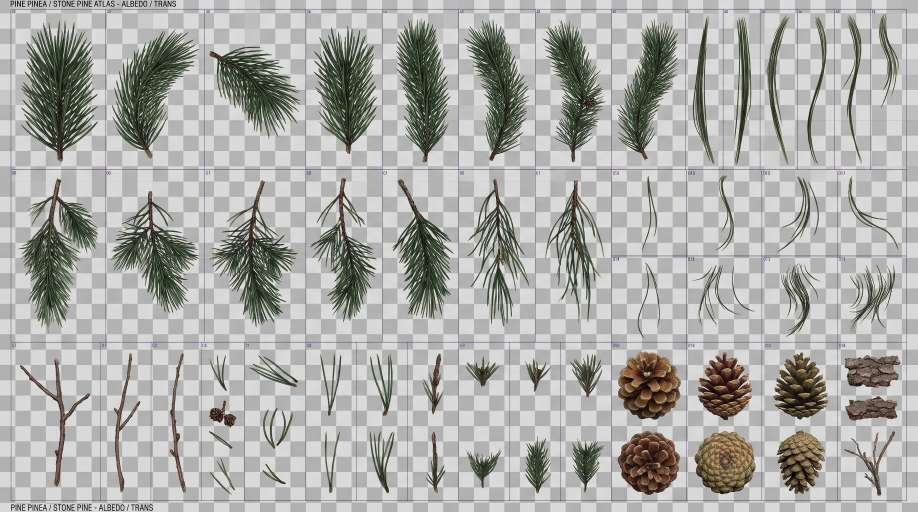
#> input picture pino/fotos/atlas_pinea.jpg, 2752 x 1536 px, found by its file name (shown at 1/3 size)
$ python generar_atlas_hojas.py
#> lines starting #> are read from the running program, lines starting #| are printed output that depends on the picture; after the words box and inside, x2 and y2 are one past the last pixel; in counts of white or black regions, pixels touching at a corner belong together
# Genera public/pino/hojas.png (2048x2048, 6 columnas x 3 filas de 341x682 px) a partir del
# atlas de Pinus pinea del usuario (pino/fotos/atlas_pinea.jpg), cuyo fondo de cuadros grises
# esta pintado en la imagen (no es transparencia real).
#   Fila 0: 6 penachos de punta de rama (tallo abajo)
#   Fila 1: 2 penachos + 4 ramitas colgantes (tallo arriba)
#   Fila 2: 3 ramitas colgantes + 3 penachos pequenos (tallo abajo)
# Uso: python3 pino/generar_atlas_hojas.py   (desde la raiz del repo)
from PIL import Image, ImageFilter
import numpy as np
from scipy import ndimage

SRC = 'pino/fotos/atlas_pinea.jpg'
OUT = 'public/pino/hojas.png'
im = Image.open(SRC).convert('RGB')
#> im is the input picture: PIL image 2752x1536 RGB; mean R, G, B 172.5, 172.5, 169.6
K = im.size[0] / 2000.0          # coordenadas medidas sobre la imagen a 2000 px de ancho
#> K = 1.38
A = np.asarray(im).astype(float)

# (x0, x1, y0, y1) en coordenadas de 2000 px, y si el tallo esta abajo ('b') o arriba ('t')
PENACHOS = [(25, 232, 22, 362), (232, 447, 22, 362), (447, 667, 22, 362), (667, 833, 22, 362),
            (833, 1000, 22, 362), (1000, 1167, 22, 362), (1167, 1333, 22, 362), (1333, 1497, 22, 362)]
COLGANTES = [(25, 232, 370, 745), (232, 447, 370, 745), (447, 667, 370, 745), (667, 833, 370, 745),
             (833, 1000, 370, 745), (1000, 1167, 370, 745), (1167, 1333, 370, 745)]
PEQUENOS = [(1000, 1110, 915, 1085), (1110, 1222, 915, 1085), (1222, 1333, 915, 1085)]
PIEZAS = [(c, 'b') for c in PENACHOS] + [(c, 't') for c in COLGANTES] + [(c, 'b') for c in PEQUENOS]

CW, CH = 341, 682


def recorte(c):
    x0, x1, y0, y1 = [int(v * K) for v in c]
    x0 += 8; y0 += 18; x1 -= 6; y1 -= 6          # fuera la rejilla y el numero de la celda
    p = A[y0:y1, x0:x1]
    r, g, b = p[..., 0], p[..., 1], p[..., 2]
    lum = (r + g + b) / 3
    sat = p.max(axis=2) - p.min(axis=2)
    morado = (b > g + 6) & (r > g)              # lineas de la rejilla
    a = np.maximum(np.clip((168 - lum) / 45, 0, 1), np.clip((sat - 22) / 22, 0, 1))
    a[morado] = 0
    # quedarse con las piezas grandes (fuera numeros y restos de rejilla)
    lab, n = ndimage.label(a > 0.35)
    if n:
        tam = ndimage.sum(np.ones_like(a), lab, range(1, n + 1))
        keep = np.isin(lab, 1 + np.where(tam >= max(150, tam.max() * 0.04))[0])
        keep = ndimage.binary_dilation(keep, iterations=2)
        a = a * keep
    # quitar el gris del fondo mezclado en los bordes de las aciculas
    bg = 200.0
    aa = np.clip(a, 0.15, 1)[..., None]
    p = np.clip((p - (1 - aa) * bg) / aa, 0, 255)
    ys, xs = np.where(a > 0.1)
    return p[ys.min():ys.max() + 1, xs.min():xs.max() + 1], a[ys.min():ys.max() + 1, xs.min():xs.max() + 1]


atlas = np.zeros((2048, 2048, 4))
rng = np.random.default_rng(3)
for i, (c, tallo) in enumerate(PIEZAS):
    rgb, a = recorte(c)
    h, w = a.shape
    s = min((CW - 10) / w, (CH - 8) / h)
    nw, nh = max(1, int(w * s)), max(1, int(h * s))
    rgbI = Image.fromarray(rgb.astype(np.uint8)).resize((nw, nh), Image.LANCZOS)
    aI = Image.fromarray((a * 255).astype(np.uint8)).resize((nw, nh), Image.LANCZOS)
    rgbS = np.asarray(rgbI).astype(float)
    # luz: el atlas es verde muy oscuro (de sombra); se aclara hacia el verde amarillento de la foto
    # de la copa, con un poco de variacion entre piezas (unas mas al sol, otras mas oscuras)
    gan = rng.uniform(1.15, 1.45)
    calido = rng.uniform(0.05, 0.3)
    rgbS = rgbS * gan
    rgbS[..., 0] *= 1 + calido
    rgbS[..., 2] *= 0.6
    # los reflejos claros de las aciculas, mas apagados (si no, la copa sale palida a distancia)
    lum = rgbS.mean(axis=2, keepdims=True)
    rgbS = np.where(lum > 110, 110 + (rgbS - 110) * 0.55, rgbS)
    # bordes de las aciculas (mezclados con el gris del fondo): se oscurecen hacia el verde de dentro
    aS = np.asarray(aI).astype(float)[..., None] / 255
    rgbS = rgbS * np.clip(0.55 + 0.45 * (aS - 0.5) / 0.4, 0.55, 1.0)
    col, fil = i % 6, i // 6
    ox = col * CW + (CW - nw) // 2
    oy = fil * CH + ((CH - 4 - nh) if tallo == 'b' else 4)
    atlas[oy:oy + nh, ox:ox + nw, :3] = np.clip(rgbS, 0, 255)
    atlas[oy:oy + nh, ox:ox + nw, 3] = np.asarray(aI)
#> this loop made 18 passes
#> n in recorte on passes 1 to 12: 31, 54, 21, 24, 47, 70, 63, 66, 77, 38, 34, 20
#> (n in recorte, tam in recorte) on pass 17: (8, [6226, 2, 1, 2, 1, 1, 1, 1])
#> pass 1, in recorte, `r, g, b = p[..., 0], p[..., 1], p[..., 2]`:
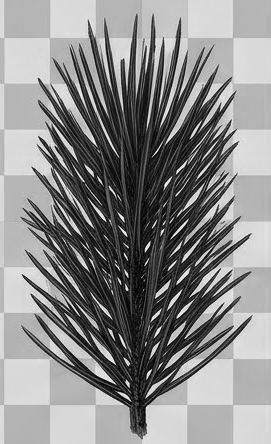
#> b: shape (444, 271) float64; min 0, max 251, mean 137.5
#> after the loop:
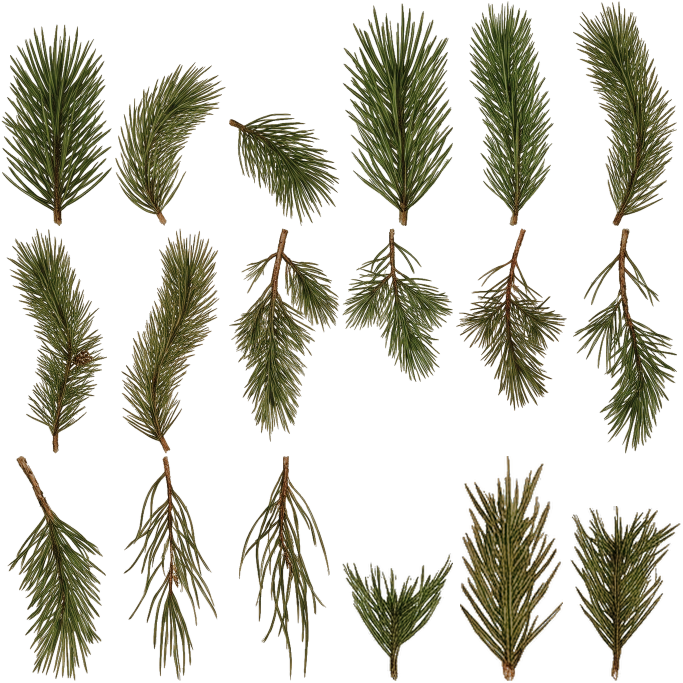
#> atlas: shape (2048, 2048, 4) float64 (shown at 1/3 size); mean R, G, B, A 72.1, 65.7, 39.5, 73.9; transparent parts drawn white
#> after the loop:
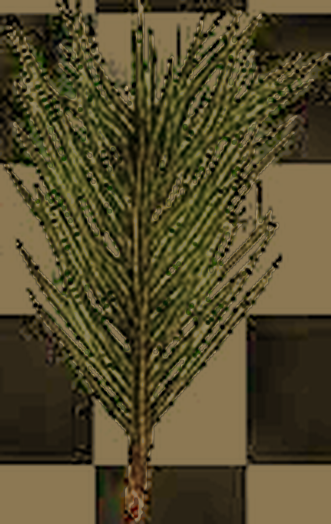
#> rgbS: shape (524, 331, 3) float64; mean R, G, B 83.6, 74.7, 44.2

# color bajo el alpha 0: verde medio desenfocado (sin halo gris/blanco al hacer mipmaps)
img = Image.fromarray(atlas.astype(np.uint8), 'RGBA')
rgb = img.convert('RGB')
m = img.split()[3]
blur = rgb.filter(ImageFilter.GaussianBlur(10))
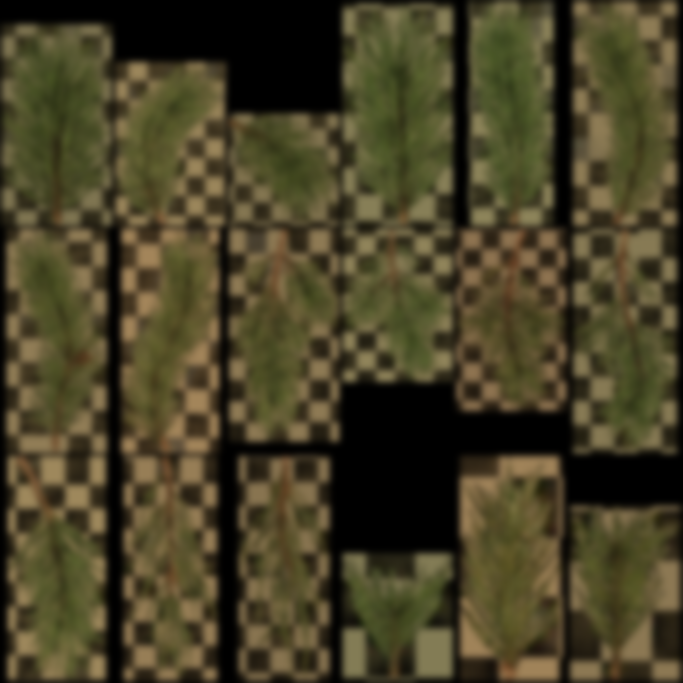
#> blur: PIL image 2048x2048 RGB (shown at 1/3 size); mean R, G, B 71.6, 65.2, 39
den = m.filter(ImageFilter.GaussianBlur(10))
bl = np.asarray(blur).astype(float) / np.maximum(np.asarray(den).astype(float)[..., None] / 255, 0.02)
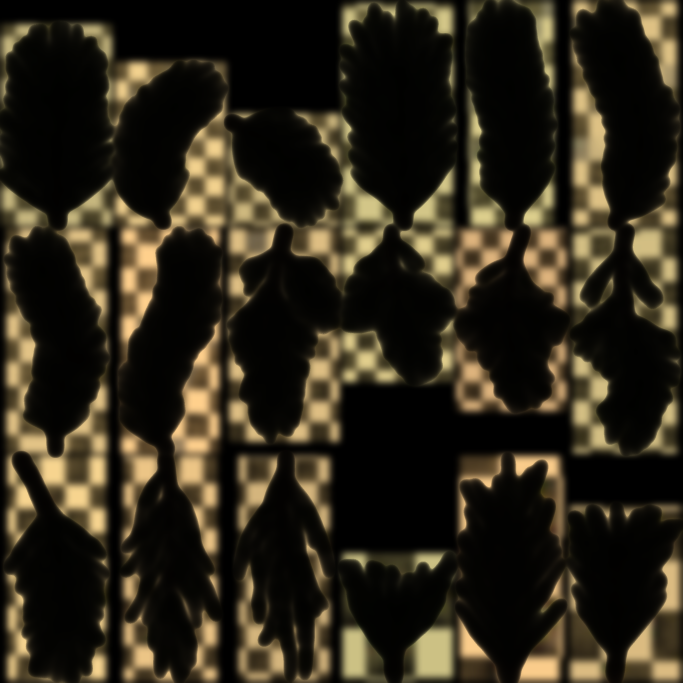
#> bl: shape (2048, 2048, 3) float64 (shown at 1/3 size); mean R, G, B 1474.9, 1280.3, 844.9; drawn with min black and max white
fondo = np.where(np.asarray(den)[..., None] > 3, np.clip(bl * 0.55, 0, 255), [35, 45, 18])
mask = (np.asarray(m) > 40)[..., None]
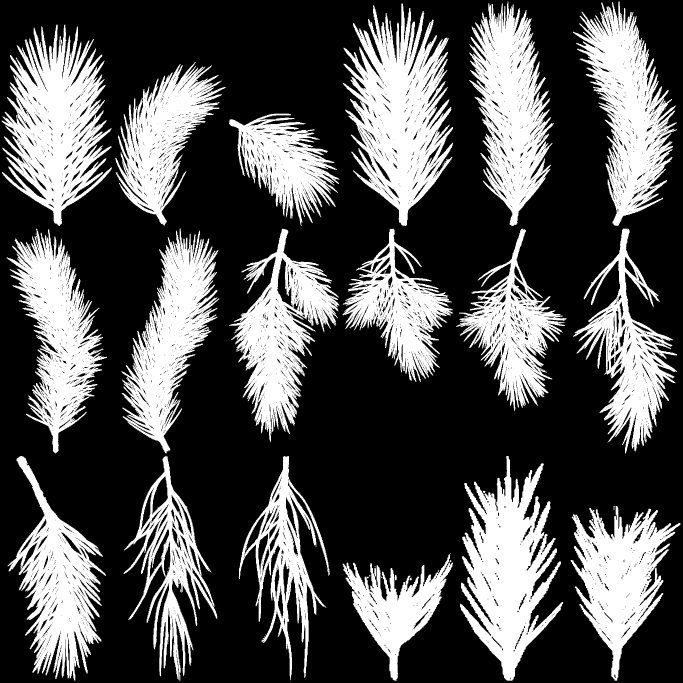
#> mask: shape (2048, 2048, 1) bool (shown at 1/3 size); 32.1% white; 139 white regions (113 under 20 px), largest, box (x1, y1, x2, y2) and area: (1028, 11, 1359, 678) 116076, (5, 74, 336, 678) 106115, (1380, 1368, 1689, 2042) 103571
final = np.where(mask, np.asarray(rgb), fondo).astype(np.uint8)
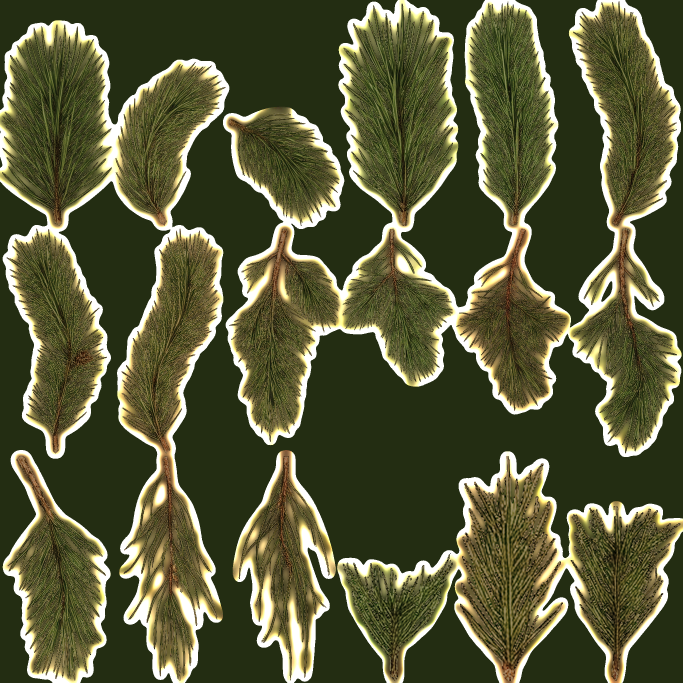
#> final: shape (2048, 2048, 3) (shown at 1/3 size); mean R, G, B 88.3, 90.4, 57.4
out = Image.fromarray(final).convert('RGBA')
out.putalpha(m)
out.save(OUT, optimize=True)
print('guardado', OUT, len(PIEZAS), 'piezas')

$ run again, with pino/fotos/atlas_corteza.jpg copied over pino/fotos/atlas_pinea.jpg
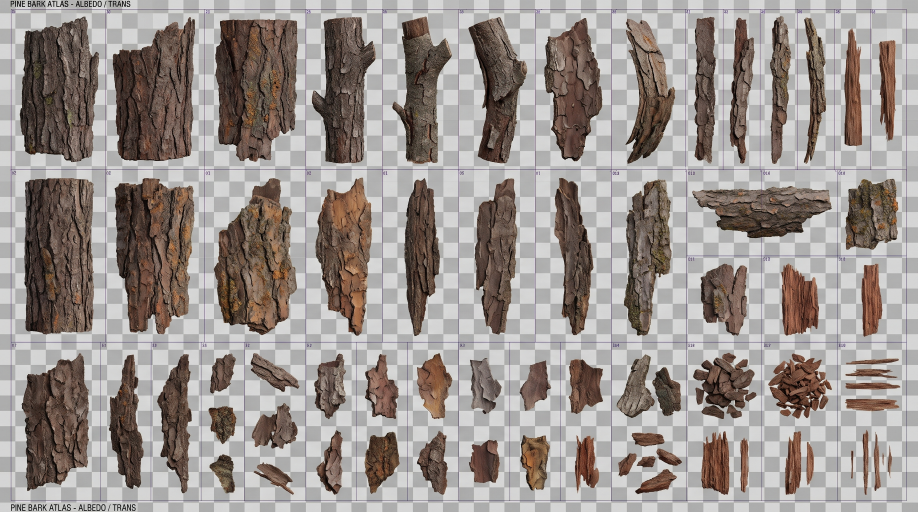
#> input picture pino/fotos/atlas_corteza.jpg, 2752 x 1536 px, found by its file name (shown at 1/3 size)
#> im is the input picture: PIL image 2752x1536 RGB; mean R, G, B 154.4, 146.5, 142.4
#> the loop `for i, (c, tallo) in enumerate(PIEZAS):` made 18 passes
#> (n in recorte, tam in recorte) on passes 1, 2, 3, 4, 5, 6, 8, 9: (2, [82150, 1]), (1, [84094]), (1, [89406]), (3, [53800, 1, 1]), (2, [43689, 1]), (8, [44069, 1, 1, 3, 4, 2, 1, 1]), (3, [36233, 1, 1]), (2, [92099, 1])
#> `mask = (np.asarray(m) > 40)[..., None]`:
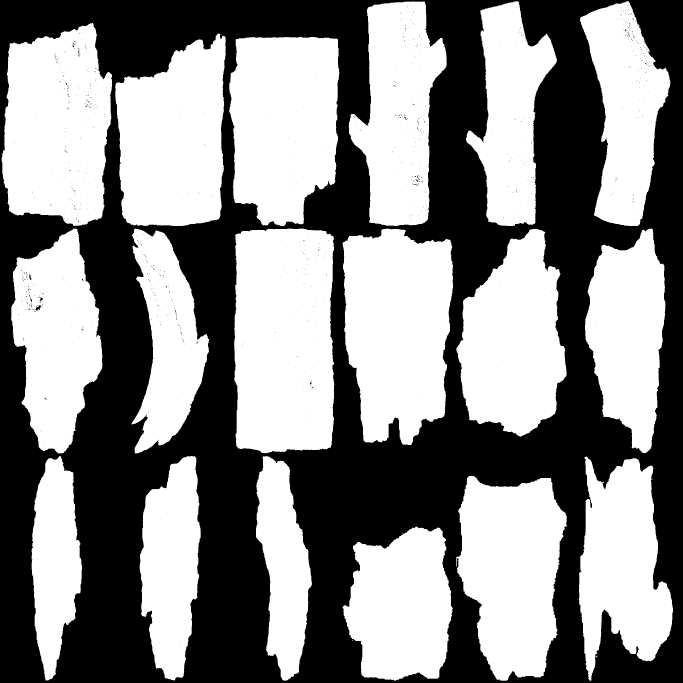
#> mask: shape (2048, 2048, 1) bool (shown at 1/3 size); 53.8% white; 928 black regions (921 under 20 px), largest, box (x1, y1, x2, y2) and area: (0, 0, 2048, 2048) 1935154, (105, 915, 124, 933) 150, (87, 823, 94, 840) 60
#> `final = np.where(mask, np.asarray(rgb), fondo).astype(np.uint8)`:
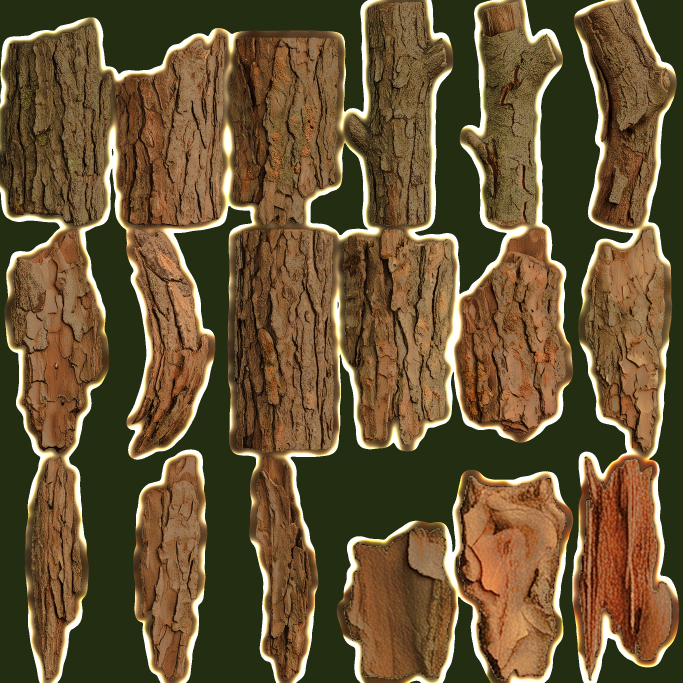
#> final: shape (2048, 2048, 3) (shown at 1/3 size); mean R, G, B 104.1, 84.2, 52
